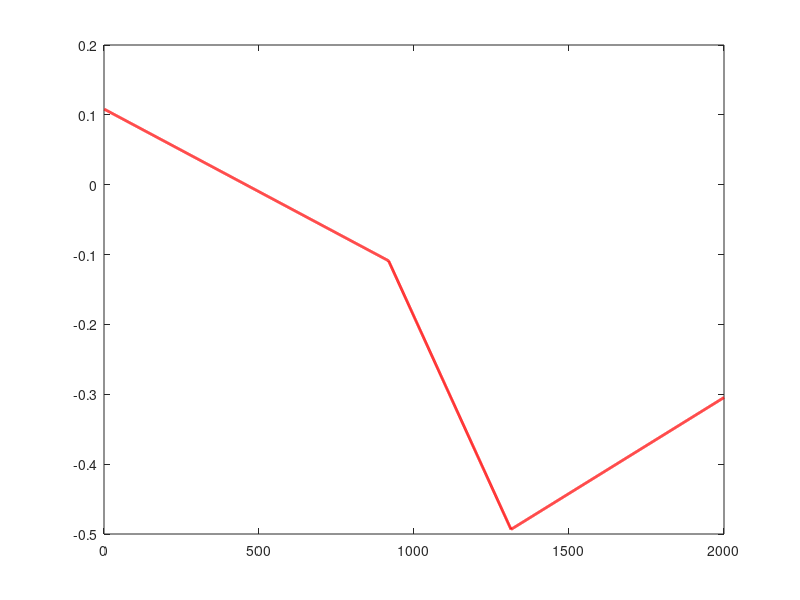

The MATLAB source for this figure: (Note: this script raises an error after producing the figure.)
% Script for plotting the 6 trends used for finding the thresholds

load thresholds/trendfuns.mat;

figure('Name', 'Trend 1', 'Renderer', 'painters', 'Position', [0 0 900 300]);
plot(trendfuns(1,:), 'red','LineWidth',2);
xlim([0 2000]);
set(gca,'FontSize',OPTIONS().fonts)
print -depsc figs/th1

figure('Name', 'Trend 2', 'Renderer', 'painters', 'Position', [0 0 900 300]);
plot(trendfuns(2,:), 'red','LineWidth',2);
xlim([0 2000]);
set(gca,'FontSize',OPTIONS().fonts)
print -depsc figs/th2

figure('Name', 'Trend 3', 'Renderer', 'painters', 'Position', [0 0 900 300]);
plot(trendfuns(3,:), 'red','LineWidth',2);
xlim([0 2000]);
set(gca,'FontSize',OPTIONS().fonts)
print -depsc figs/th3

figure('Name', 'Trend 4', 'Renderer', 'painters', 'Position', [0 0 900 300]);
plot(trendfuns(4,:), 'red','LineWidth',2);
xlim([0 2000]);
set(gca,'FontSize',OPTIONS().fonts)
print -depsc figs/th4

figure('Name', 'Trend 5', 'Renderer', 'painters', 'Position', [0 0 900 300]);
plot(trendfuns(5,:), 'red','LineWidth',2);
xlim([0 2000]);
set(gca,'FontSize',OPTIONS().fonts)
print -depsc figs/th5

figure('Name', 'Trend 6', 'Renderer', 'painters', 'Position', [0 0 900 300]);
plot(trendfuns(6,:), 'red','LineWidth',2);
xlim([0 2000]);
set(gca,'FontSize',OPTIONS().fonts)
print -depsc figs/th6